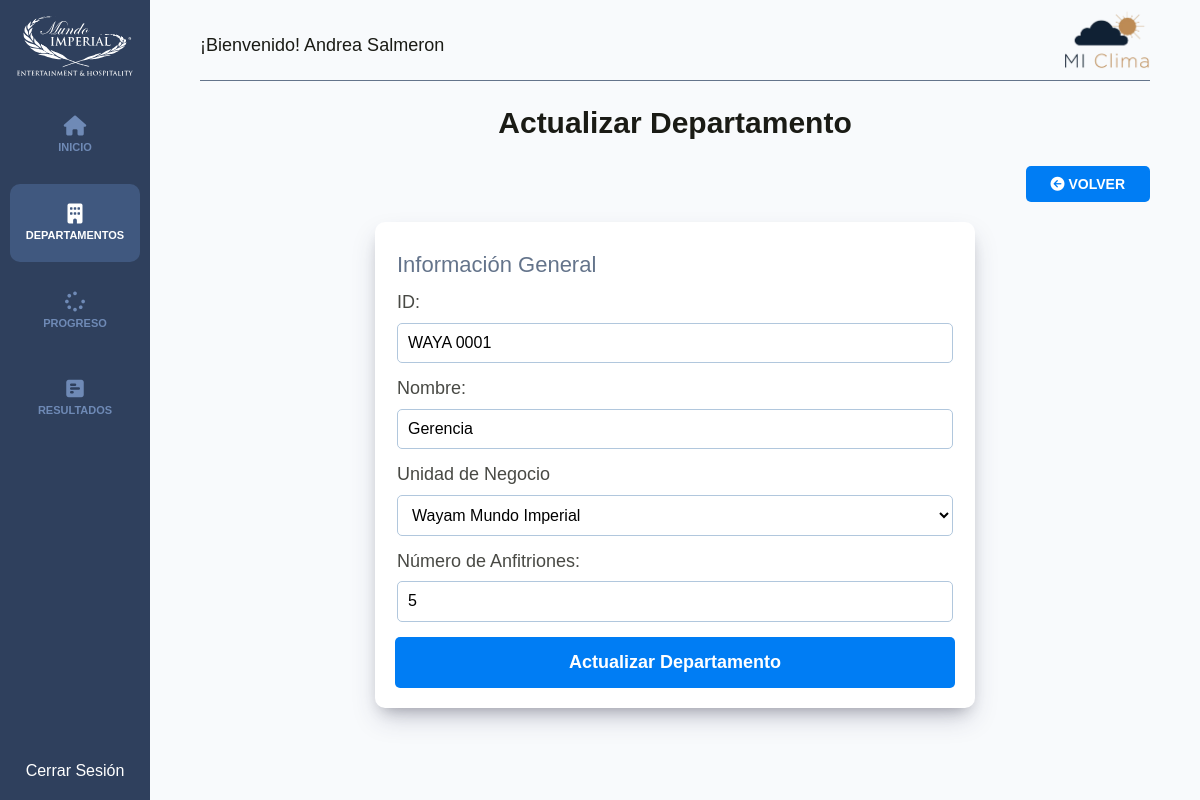
/admin/areas-actualizar?id=WAYA 0001 (signed in), run on the app's committed database.
### tables this page shows
CREATE TABLE IF NOT EXISTS `departamentos` (
  `id` VARCHAR(35) NOT NULL,
  `nombreDepartamento` VARCHAR(45) NOT NULL,
  `cantidad` INT NOT NULL,
  `propiedades_id` INT NOT NULL,
  PRIMARY KEY (`id`),
  INDEX `fk_departamentos_propiedades_idx` (`propiedades_id` ASC) VISIBLE,
  CONSTRAINT `fk_departamentos_propiedades`
    FOREIGN KEY (`propiedades_id`)
    REFERENCES `propiedades` (`id`)
    ON DELETE NO ACTION
    ON UPDATE NO ACTION);

CREATE TABLE IF NOT EXISTS `propiedades` (
  `id` INT NOT NULL AUTO_INCREMENT,
  `nombrePropiedad` VARCHAR(95) NOT NULL,
  PRIMARY KEY (`id`));

### controllers/AdminController.php (called while the page is built, shortened)
<?php
class AdminController {
    public static function actualizarArea (Router $router) {
        $alertas = [];
        $id = $_GET['id'];
        $id = s($id);
        $area = Departamentos::find($id);
        $propiedad =$_SESSION['propiedad'];
        $propiedades = Propiedades::all('id', $propiedad);
        $router->render('admin/area/actualizar', [
            'area' => $area,
            'propiedades' => $propiedades,
            'alertas' => $alertas
        ]);
    }
}

### public/index.php (called while the page is built, shortened)
<?php
$router = new Router();
$router->get('/login', [LoginController::class, 'login']);
$router->post('/login', [LoginController::class, 'login']);
$router->post('/logout', [LoginController::class, 'logout']);
$router->get('/', [PaginasController::class, 'index']);
$router->get('/encuesta', [PaginasController::class, 'responder']);
$router->post('/encuesta', [PaginasController::class, 'responder']);
$router->get('/encuesta/api', [APIController::class, 'departamentos']);
$router->get('/404', [PaginasController::class, 'error']);
$router->get('/respuestas-enviadas', [PaginasController::class, 'volver']);
$router->get('/admin/dashboard', [AdminController::class, 'index']);
$router->get('/admin/areas', [AdminController::class, 'areas']);
$router->get('/admin/areas-crear', [AdminController::class, 'crearArea']);
$router->post('/admin/areas-crear', [AdminController::class, 'crearArea']);
$router->get('/admin/areas-actualizar', [AdminController::class, 'actualizarArea']);
$router->post('/admin/areas-actualizar', [AdminController::class, 'actualizarArea']);
$router->post('/admin/areas-eliminar', [AdminController::class, 'eliminarArea']);
$router->get('/admin/progreso', [AdminController::class, 'progreso']);
$router->get('/admin/resultados', [AdminController::class, 'resultados']);
$router->post('/admin/resultados', [AdminController::class, 'resultados']);
$router->get('/resultados/api', [APIController::class, 'filtro']);
$router->get('/admin/administradores', [AdminController::class, 'administradores']);
$router->get('/admin/administradores-crear', [AdminController::class, 'crearAdministradores']);
$router->post('/admin/administradores-crear', [AdminController::class, 'crearAdministradores']);
$router->get('/admin/administradores-actualizar', [AdminController::class, 'actualizAradministradores']);
$router->post('/admin/administradores-actualizar', [AdminController::class, 'actualizAradministradores']);
$router->post('/admin/administradores-eliminar', [AdminController::class, 'eliminarAdministradores']);
$router->comprobarRutas();

### includes/funciones.php (called while the page is built, shortened)
<?php
function s($html) : string {
    $s = htmlspecialchars($html);
    return $s;
}

### models/ActiveRecord.php (called while the page is built, shortened)
<?php
class ActiveRecord {
    protected static $db;
    protected static $tabla = '';
    public static function setDB($database) {
        self::$db = $database;
    }
    public static function consultarSQL($query) {
        $resultado = self::$db->query($query);
        $array = [];
        while($registro = $resultado->fetch_assoc()) {
            $array[] = static::crearObjeto($registro);
        }
        return $array;
    }
    protected static function crearObjeto($registro) {
        $objeto = new static;
        foreach($registro as $key => $value ) {
            if(property_exists( $objeto, $key  )) {
                $objeto->$key = $value;
            }
        }
        return $objeto;
    }
    public static function all($columna = '', $valor = '', $orden = 'id ASC', $limite = '') {
        $query = "SELECT * FROM " . static::$tabla;
        if ($columna) {
            $query .= " WHERE $columna = '$valor'";
        }
        $query .= " ORDER BY $orden";
        $resultado = self::consultarSQL($query);
        return $resultado;
    }
    public static function find($id) {
        $query = "SELECT * FROM " . static::$tabla  ." WHERE id = '$id'";
        $resultado = self::consultarSQL($query);
        return array_shift( $resultado ) ;
    }
}

### views/admin/area/formulario.php (the view, shortened to what this page needs)
<fieldset class="formulario__fieldset">
    <legend class="formulario__legend">Información General</legend>
    <div class="formulario__campo">
        <label for="id" class="formulario__label">ID:</label>
        <input class="formulario__input" type="text" id="id" name="id" placeholder="ID Departamento" value="<?php echo s($area->id); ?>">
    </div>
    <div class="formulario__campo">
        <label for="nombreDepartamento" class="formulario__label">Nombre:</label>
        <input class="formulario__input" type="text" id="nombreDepartamento" name="nombreDepartamento" placeholder="Nombre Departamento" value="<?php echo s($area->nombreDepartamento); ?>">
    </div>
    <div class="formulario__campo">
        <label for="propiedad" class="formulario__label">Unidad de Negocio</label>
        <select name="propiedades_id" id="propiedad" class="formulario__select">
        <?php foreach($propiedades as $propiedad) { ?>
            <option
            <?php echo $area->propiedades_id === $propiedad->id ? 'selected' : '' ?>
            value="<?php echo s($propiedad->id); ?>">
            <?php echo s($propiedad->nombrePropiedad); ?>
        <?php  } ?>
        </select>
    </div>
    <div class="formulario__campo">
        <label for="cantidad" class="formulario__label">Número de Anfitriones:</label>
        <input class="formulario__input" type="text" id="cantidad" name="cantidad" placeholder="Número de Anfitriones" value="<?php echo s($area->cantidad); ?>">
    </div>
</fieldset>

### public/build/css/app.css (style rules this page uses)
.dashboard { height:100%;display:flex;flex-direction:column;background-color:#f8fafc }
html { line-height:1.15;-webkit-text-size-adjust:100% }
body { margin:0 }
button,input,optgroup,select,textarea { font-family:inherit;font-size:100%;line-height:1.15;margin:0 }
button,input { overflow:visible }
button,select { text-transform:none }
fieldset { padding:.35em .75em .625em }
legend { box-sizing:border-box;color:inherit;display:table;max-width:100%;padding:0;white-space:normal }
html { font-size:62.5%;box-sizing:border-box;height:100% }
body { min-height:100%;display:flex;flex-direction:column;font-family:Poppins,sans-serif;font-size:1.6rem }
*,:after,:before { box-sizing:inherit }
.formulario__fieldset { border:none;margin-top:1rem;padding:0 }
.formulario__legend { color:#64748b;font-size:2.2rem }
.formulario__campo { display:flex;flex-direction:column;gap:1rem;margin:1.5rem 0 }
.formulario__label { display:block;font-size:1.8rem;color:rgba(26,27,21,.8) }
.formulario__input,.formulario__input--sociales,.formulario__select,.formulario__select--sociales { padding:1rem;border:1px solid #b1c7dd;border-radius:.5rem;background-color:#fff }

### data on the page
departamentos: id "WAYA 0001", nombreDepartamento "Gerencia", propiedades_id "Wayam Mundo Imperial", cantidad "5"

### other printed values
$_SESSION['nombre'] "Andrea Salmeron"
